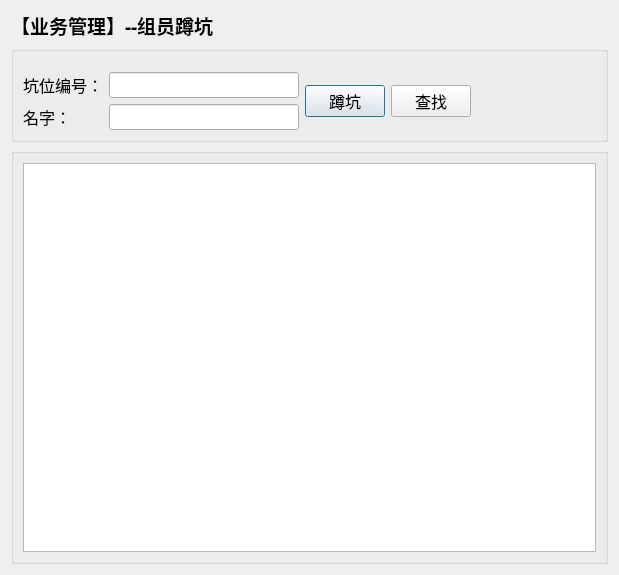
<?xml version="1.0" encoding="UTF-8"?>
<ui version="4.0">
 <class>CheckOutDialog</class>
 <widget class="QDialog" name="CheckOutDialog">
  <property name="geometry">
   <rect>
    <x>0</x>
    <y>0</y>
    <width>619</width>
    <height>575</height>
   </rect>
  </property>
  <property name="windowTitle">
   <string>Dialog</string>
  </property>
  <layout class="QVBoxLayout" name="verticalLayout_3">
   <item>
    <layout class="QVBoxLayout" name="verticalLayout_2">
     <item>
      <layout class="QHBoxLayout" name="horizontalLayout">
       <item>
        <widget class="QLabel" name="label_3">
         <property name="sizePolicy">
          <sizepolicy hsizetype="Preferred" vsizetype="Maximum">
           <horstretch>0</horstretch>
           <verstretch>0</verstretch>
          </sizepolicy>
         </property>
         <property name="font">
          <font>
           <family>楷体</family>
           <pointsize>14</pointsize>
           <weight>75</weight>
           <bold>true</bold>
          </font>
         </property>
         <property name="text">
          <string>【业务管理】--组员蹲坑</string>
         </property>
        </widget>
       </item>
       <item>
        <spacer name="horizontalSpacer">
         <property name="orientation">
          <enum>Qt::Horizontal</enum>
         </property>
         <property name="sizeHint" stdset="0">
          <size>
           <width>40</width>
           <height>20</height>
          </size>
         </property>
        </spacer>
       </item>
      </layout>
     </item>
     <item>
      <layout class="QHBoxLayout" name="horizontalLayout_5">
       <item>
        <widget class="QGroupBox" name="groupBox_2">
         <property name="font">
          <font>
           <family>楷体</family>
           <pointsize>12</pointsize>
          </font>
         </property>
         <property name="title">
          <string/>
         </property>
         <layout class="QHBoxLayout" name="horizontalLayout_4">
          <property name="topMargin">
           <number>20</number>
          </property>
          <item>
           <layout class="QHBoxLayout" name="horizontalLayout_3">
            <item>
             <layout class="QHBoxLayout" name="horizontalLayout_2">
              <item>
               <layout class="QGridLayout" name="gridLayout">
                <item row="1" column="0" colspan="2">
                 <widget class="QLabel" name="label_2">
                  <property name="text">
                   <string>名字：</string>
                  </property>
                 </widget>
                </item>
                <item row="1" column="2">
                 <widget class="QLineEdit" name="lineEdit_name">
                  <property name="sizePolicy">
                   <sizepolicy hsizetype="Maximum" vsizetype="Fixed">
                    <horstretch>0</horstretch>
                    <verstretch>0</verstretch>
                   </sizepolicy>
                  </property>
                  <property name="minimumSize">
                   <size>
                    <width>190</width>
                    <height>26</height>
                   </size>
                  </property>
                 </widget>
                </item>
                <item row="0" column="0" colspan="2">
                 <widget class="QLabel" name="label">
                  <property name="text">
                   <string>坑位编号：</string>
                  </property>
                 </widget>
                </item>
                <item row="0" column="2">
                 <widget class="QLineEdit" name="lineEdit_no">
                  <property name="sizePolicy">
                   <sizepolicy hsizetype="Maximum" vsizetype="Fixed">
                    <horstretch>0</horstretch>
                    <verstretch>0</verstretch>
                   </sizepolicy>
                  </property>
                  <property name="minimumSize">
                   <size>
                    <width>190</width>
                    <height>26</height>
                   </size>
                  </property>
                 </widget>
                </item>
               </layout>
              </item>
              <item>
               <widget class="QPushButton" name="button_find">
                <property name="minimumSize">
                 <size>
                  <width>80</width>
                  <height>30</height>
                 </size>
                </property>
                <property name="text">
                 <string>蹲坑</string>
                </property>
               </widget>
              </item>
              <item>
               <widget class="QPushButton" name="push_find">
                <property name="minimumSize">
                 <size>
                  <width>80</width>
                  <height>30</height>
                 </size>
                </property>
                <property name="text">
                 <string>查找</string>
                </property>
               </widget>
              </item>
              <item>
               <spacer name="horizontalSpacer_2">
                <property name="orientation">
                 <enum>Qt::Horizontal</enum>
                </property>
                <property name="sizeHint" stdset="0">
                 <size>
                  <width>40</width>
                  <height>20</height>
                 </size>
                </property>
               </spacer>
              </item>
             </layout>
            </item>
           </layout>
          </item>
         </layout>
        </widget>
       </item>
      </layout>
     </item>
     <item>
      <layout class="QGridLayout" name="gridLayout_2">
       <item row="0" column="0">
        <widget class="QGroupBox" name="groupBox">
         <property name="minimumSize">
          <size>
           <width>500</width>
           <height>300</height>
          </size>
         </property>
         <property name="title">
          <string/>
         </property>
         <layout class="QVBoxLayout" name="verticalLayout">
          <item>
           <widget class="QTableView" name="tableView"/>
          </item>
         </layout>
        </widget>
       </item>
      </layout>
     </item>
    </layout>
   </item>
  </layout>
  <zorder></zorder>
 </widget>
 <resources/>
 <connections/>
</ui>
